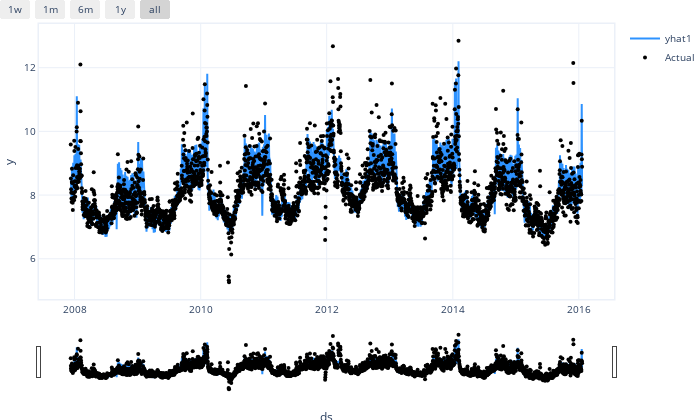

Write notebook code for a chart like this one.
### Markdown cell above
Alternativly, the `plotting_backend` parameter of the plot function can be used to switch to plotly.

### Code cell
np.plot(forecast_np, plotting_backend="plotly")

### Figure 1 — Plotly figure (JSON) as saved in the notebook; plotly's stock layout.template omitted (floating-point values rounded to 4 significant figures; data arrays with more than 128 entries replaced by an {"elided": "..."} marker saying what was removed)
{"data": [{"fill": "none", "line": {"color": "rgba(45, 146, 255, 1.0)", "width": 2}, "mode": "lines", "name": "yhat1", "type": "scatter", "x": {"elided": "2965 str values"}, "y": {"elided": "2965 float values"}}, {"marker": {"color": "black", "size": 4}, "mode": "markers", "name": "Actual", "type": "scatter", "x": {"elided": "2965 str values"}, "y": {"elided": "2965 float values"}}], "layout": {"autosize": true, "font": {"size": 10}, "height": 420, "hovermode": "x unified", "margin": {"b": 0, "l": 0, "pad": 0, "r": 10, "t": 10}, "showlegend": true, "title": {"font": {"size": 12}}, "width": 700, "xaxis": {"linewidth": 1.5, "mirror": true, "rangeselector": {"buttons": [{"count": 7, "label": "1w", "step": "day", "stepmode": "backward"}, {"count": 1, "label": "1m", "step": "month", "stepmode": "backward"}, {"count": 6, "label": "6m", "step": "month", "stepmode": "backward"}, {"count": 1, "label": "1y", "step": "year", "stepmode": "backward"}, {"step": "all"}]}, "rangeslider": {"visible": true}, "showline": true, "title": {"text": "ds"}, "type": "date"}, "yaxis": {"linewidth": 1.5, "mirror": true, "showline": true, "title": {"text": "y"}}}}
